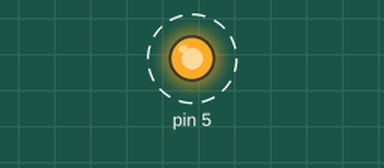
Simulated run of this sketch. Board: Arduino Uno, built with avr-gcc and run on an emulated ATmega328P. Parts: output pins drawn as LEDs (lit = HIGH). Dashed ring = blinking.

Above: at 0.2 s.
Timing chart, 0 to 3.5 s (numbered marks = the images above):
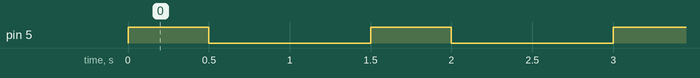

The sketch:

2_breadboard1.ino
```cpp
// C++ code
//
void setup()
{
  pinMode(5, OUTPUT);
}

void loop()
{
  digitalWrite(5, HIGH);
  delay(500); // Wait for 500 millisecond(s)
  digitalWrite(5, LOW);
  delay(1000); // Wait for 1000 millisecond(s)
}
```

Measured:
- by itself, pin 5: alternates HIGH for 0.50 s and LOW for 1.0 s
